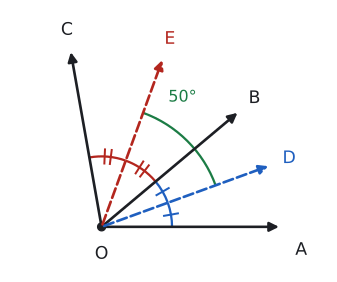

This chart was generated by the following Python code:
import sys; sys.path.insert(0, "tools")
from cizim import *

def yon(d): return np.array([np.cos(np.radians(d)), np.sin(np.radians(d))])
O = np.array([0.0, 0.0])
def isin(ax, d, ad="", L=2.3, renk=YAZI, ls="-", dxy=(0, 0)):
    P = O + L * yon(d)
    ax.annotate("", xy=P, xytext=O, arrowprops=dict(arrowstyle="-|>", color=renk, lw=2, ls=ls, mutation_scale=14))
    if ad: ax.text(*(P + 0.25 * yon(d) + np.array(dxy)), ad, color=renk, ha="center", va="center", fontsize=13)
def dogru(ax, d, ad="", L=2.3):
    P, Q = O + L * yon(d), O - L * yon(d)
    ax.annotate("", xy=P, xytext=Q, arrowprops=dict(arrowstyle="<|-|>", color=YAZI, lw=2, mutation_scale=14))
    if ad: ax.text(*(P + 0.28 * yon(d)), ad, color=SOLUK, ha="center", va="center")
def yay(ax, a1, a2, r, ad="", renk=MAVI, rr=None, centik=0, fs=12):
    ax.add_patch(patches.Arc(O, 2 * r, 2 * r, theta1=a1, theta2=a2, color=renk, lw=1.7))
    m = (a1 + a2) / 2
    for k in range(centik):
        t = np.radians(m + (k - (centik - 1) / 2) * 5)
        ax.plot([(r - 0.09) * np.cos(t), (r + 0.09) * np.cos(t)], [(r - 0.09) * np.sin(t), (r + 0.09) * np.sin(t)], color=renk, lw=1.5)
    if ad:
        rr = rr if rr is not None else r + 0.4
        ax.text(*(rr * yon(m)), ad, color=renk, fontsize=fs, ha="center", va="center")
def kose(ax, ad="O", dxy=(0, -0.35)):
    ax.plot(*O, "o", color=YAZI, markersize=6); ax.text(dxy[0], dxy[1], ad, ha="center", va="center", fontsize=13)

# Soru 12: AOB=40°, BOC=60° (oran 2:3). [OD ve [OE açıortaylar; m(DOE)=20+30=50°.
fig, ax = sekil(5, 3.6); ax.set_aspect("equal"); ax.axis("off")
isin(ax, 0, "A", dxy=(0, -0.3)); isin(ax, 40, "B"); isin(ax, 100, "C")
isin(ax, 20, "D", renk=MAVI, ls="--"); isin(ax, 70, "E", renk=KIRMIZI, ls="--")
kose(ax)
yay(ax, 0, 20, 0.9, renk=MAVI, centik=1); yay(ax, 20, 40, 0.9, renk=MAVI, centik=1)
yay(ax, 40, 70, 0.9, renk=KIRMIZI, centik=2); yay(ax, 70, 100, 0.9, renk=KIRMIZI, centik=2)
yay(ax, 20, 70, 1.55, renk=YESIL)
ax.text(*(1.95 * yon(58)), "50°", color=YESIL, fontsize=12, ha="center", va="center")
ax.set_xlim(-1.2, 2.9); ax.set_ylim(-0.6, 2.8)
kaydet(fig, __file__)
